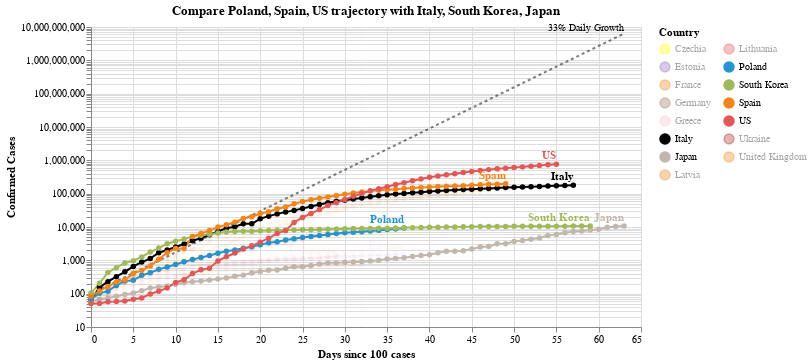

Notebook code cell kept with this figure:
### Code cell
#hide_input
chart2 = make_since_chart(['Poland', 'Spain', 'US'])
chart2

### Figure 1 — Vega-Lite specification as saved in the notebook (floating-point values rounded to 4 significant figures; data arrays with more than 128 entries replaced by an {"elided": "..."} marker saying what was removed)
{"config": {"view": {"continuousWidth": 400, "continuousHeight": 300}}, "layer": [{"mark": {"type": "line", "color": "black", "opacity": 0.5, "strokeDash": [3, 3]}, "encoding": {"x": {"type": "quantitative", "field": "Days since 100 cases"}, "y": {"type": "quantitative", "field": "Confirmed Cases"}}}, {"mark": {"type": "text", "align": "right", "dy": -6, "fontSize": 10, "text": "33% Daily Growth"}, "encoding": {"x": {"type": "quantitative", "field": "Days since 100 cases"}, "y": {"type": "quantitative", "field": "Confirmed Cases"}}, "transform": [{"filter": "(datum['Days since 100 cases'] >= 63)"}]}, {"data": {"name": "data-6e08debcf6a376344cc2d66cd20551ec"}, "mark": {"type": "line", "point": true}, "encoding": {"color": {"type": "nominal", "field": "Country", "legend": {"columns": 2}, "scale": {"domain": ["Czechia", "Estonia", "France", "Germany", "Greece", "Italy", "Japan", "Latvia", "Lithuania", "Poland", "South Korea", "Spain", "US", "Ukraine", "United Kingdom"], "range": ["yellow", "#9467bd", "#F58518", "#9D755D", "pink", "black", "#C1B7AD", "#F58518", "#E45756", "#2495D3", "#A1BA59", "#F58518", "#E45756", "brown", "#F58518"]}}, "opacity": {"condition": {"value": 1, "selection": "selector004"}, "value": 0.05}, "tooltip": [{"type": "nominal", "field": "Country"}, {"type": "temporal", "field": "Date"}, {"type": "quantitative", "field": "Confirmed Cases"}, {"type": "quantitative", "field": "Days since 100 cases"}], "x": {"type": "quantitative", "field": "Days since 100 cases"}, "y": {"type": "quantitative", "field": "Confirmed Cases", "scale": {"type": "log"}}}, "selection": {"selector004": {"type": "multi", "fields": ["Country"], "bind": "legend", "init": [{"Country": "Poland"}, {"Country": "Spain"}, {"Country": "US"}, {"Country": "Italy"}, {"Country": "South Korea"}, {"Country": "Japan"}]}}, "width": 550}, {"data": {"name": "data-6e08debcf6a376344cc2d66cd20551ec"}, "mark": {"type": "text", "align": "right", "dy": -8, "fontWeight": "bold"}, "encoding": {"color": {"type": "nominal", "field": "Country", "legend": {"columns": 2}, "scale": {"domain": ["Czechia", "Estonia", "France", "Germany", "Greece", "Italy", "Japan", "Latvia", "Lithuania", "Poland", "South Korea", "Spain", "US", "Ukraine", "United Kingdom"], "range": ["yellow", "#9467bd", "#F58518", "#9D755D", "pink", "black", "#C1B7AD", "#F58518", "#E45756", "#2495D3", "#A1BA59", "#F58518", "#E45756", "brown", "#F58518"]}}, "opacity": {"condition": {"value": 1, "selection": "selector004"}, "value": 0.05}, "text": {"type": "nominal", "field": "Country"}, "tooltip": [{"type": "nominal", "field": "Country"}, {"type": "temporal", "field": "Date"}, {"type": "quantitative", "field": "Confirmed Cases"}, {"type": "quantitative", "field": "Days since 100 cases"}], "x": {"type": "quantitative", "field": "Days since 100 cases"}, "y": {"type": "quantitative", "field": "Confirmed Cases", "scale": {"type": "log"}}}, "transform": [{"filter": "(datum['Date'] >= 1587254400000)"}], "width": 550}], "data": {"name": "data-eb74de9171306c41fa63043af4f9de42"}, "title": "Compare Poland, Spain, US trajectory with Italy, South Korea, Japan", "$schema": "https://vega.github.io/schema/vega-lite/v4.0.2.json", "datasets": {"data-eb74de9171306c41fa63043af4f9de42": [{"Days since 100 cases": 0, "Confirmed Cases": 100.0}, {"Days since 100 cases": 1, "Confirmed Cases": 133.0}, {"Days since 100 cases": 2, "Confirmed Cases": 176.9}, {"Days since 100 cases": 3, "Confirmed Cases": 235.3}, {"Days since 100 cases": 4, "Confirmed Cases": 312.9}, {"Days since 100 cases": 5, "Confirmed Cases": 416.2}, {"Days since 100 cases": 6, "Confirmed Cases": 553.5}, {"Days since 100 cases": 7, "Confirmed Cases": 736.1}, {"Days since 100 cases": 8, "Confirmed Cases": 979.1}, {"Days since 100 cases": 9, "Confirmed Cases": 1302.0}, {"Days since 100 cases": 10, "Confirmed Cases": 1732.0}, {"Days since 100 cases": 11, "Confirmed Cases": 2303.0}, {"Days since 100 cases": 12, "Confirmed Cases": 3064.0}, {"Days since 100 cases": 13, "Confirmed Cases": 4074.0}, {"Days since 100 cases": 14, "Confirmed Cases": 5419.0}, {"Days since 100 cases": 15, "Confirmed Cases": 7207.0}, {"Days since 100 cases": 16, "Confirmed Cases": 9586.0}, {"Days since 100 cases": 17, "Confirmed Cases": 12750.0}, {"Days since 100 cases": 18, "Confirmed Cases": 16960.0}, {"Days since 100 cases": 19, "Confirmed Cases": 22550.0}, {"Days since 100 cases": 20, "Confirmed Cases": 29990.0}, {"Days since 100 cases": 21, "Confirmed Cases": 39890.0}, {"Days since 100 cases": 22, "Confirmed Cases": 53060.0}, {"Days since 100 cases": 23, "Confirmed Cases": 70560.0}, {"Days since 100 cases": 24, "Confirmed Cases": 93850.0}, {"Days since 100 cases": 25, "Confirmed Cases": 124800.0}, {"Days since 100 cases": 26, "Confirmed Cases": 166000.0}, {"Days since 100 cases": 27, "Confirmed Cases": 220800.0}, {"Days since 100 cases": 28, "Confirmed Cases": 293700.0}, {"Days since 100 cases": 29, "Confirmed Cases": 390600.0}, {"Days since 100 cases": 30, "Confirmed Cases": 519500.0}, {"Days since 100 cases": 31, "Confirmed Cases": 690900.0}, {"Days since 100 cases": 32, "Confirmed Cases": 918900.0}, {"Days since 100 cases": 33, "Confirmed Cases": 1222000.0}, {"Days since 100 cases": 34, "Confirmed Cases": 1625000.0}, {"Days since 100 cases": 35, "Confirmed Cases": 2162000.0}, {"Days since 100 cases": 36, "Confirmed Cases": 2875000.0}, {"Days since 100 cases": 37, "Confirmed Cases": 3824000.0}, {"Days since 100 cases": 38, "Confirmed Cases": 5086000.0}, {"Days since 100 cases": 39, "Confirmed Cases": 6764000.0}, {"Days since 100 cases": 40, "Confirmed Cases": 8996000.0}, {"Days since 100 cases": 41, "Confirmed Cases": 11970000.0}, {"Days since 100 cases": 42, "Confirmed Cases": 15910000.0}, {"Days since 100 cases": 43, "Confirmed Cases": 21170000.0}, {"Days since 100 cases": 44, "Confirmed Cases": 28150000.0}, {"Days since 100 cases": 45, "Confirmed Cases": 37440000.0}, {"Days since 100 cases": 46, "Confirmed Cases": 49790000.0}, {"Days since 100 cases": 47, "Confirmed Cases": 66230000.0}, {"Days since 100 cases": 48, "Confirmed Cases": 88080000.0}, {"Days since 100 cases": 49, "Confirmed Cases": 117100000.0}, {"Days since 100 cases": 50, "Confirmed Cases": 155800000.0}, {"Days since 100 cases": 51, "Confirmed Cases": 207200000.0}, {"Days since 100 cases": 52, "Confirmed Cases": 275600000.0}, {"Days since 100 cases": 53, "Confirmed Cases": 366600000.0}, {"Days since 100 cases": 54, "Confirmed Cases": 487500000.0}, {"Days since 100 cases": 55, "Confirmed Cases": 648400000.0}, {"Days since 100 cases": 56, "Confirmed Cases": 862400000.0}, {"Days since 100 cases": 57, "Confirmed Cases": 1147000000.0}, {"Days since 100 cases": 58, "Confirmed Cases": 1525000000.0}, {"Days since 100 cases": 59, "Confirmed Cases": 2029000000.0}, {"Days since 100 cases": 60, "Confirmed Cases": 2698000000.0}, {"Days since 100 cases": 61, "Confirmed Cases": 3589000000.0}, {"Days since 100 cases": 62, "Confirmed Cases": 4773000000.0}, {"Days since 100 cases": 63, "Confirmed Cases": 6348000000.0}], "data-6e08debcf6a376344cc2d66cd20551ec": {"elided": "690 records"}}}
